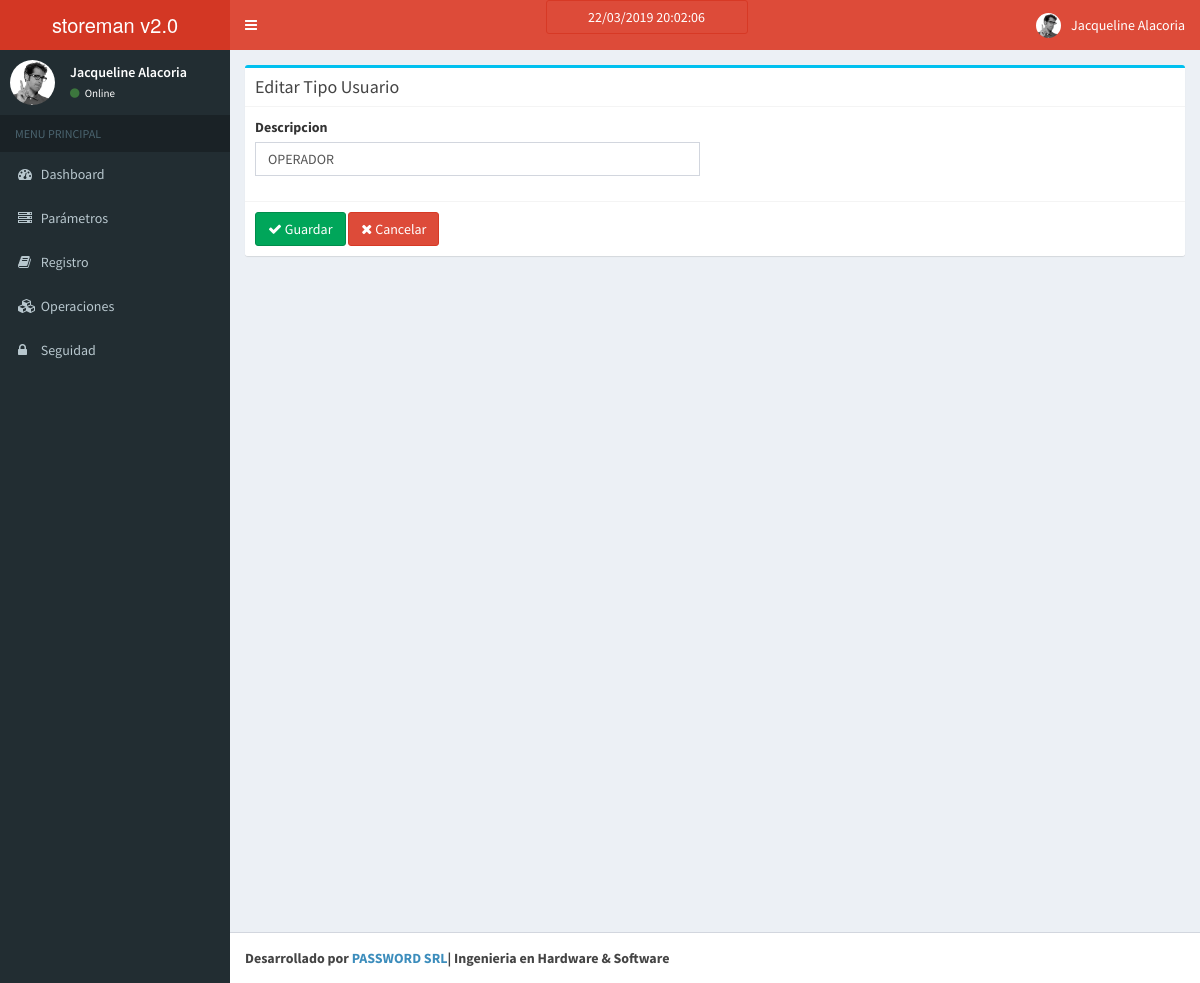
Before: /tipo_usuario/edit/2 with the older database file.
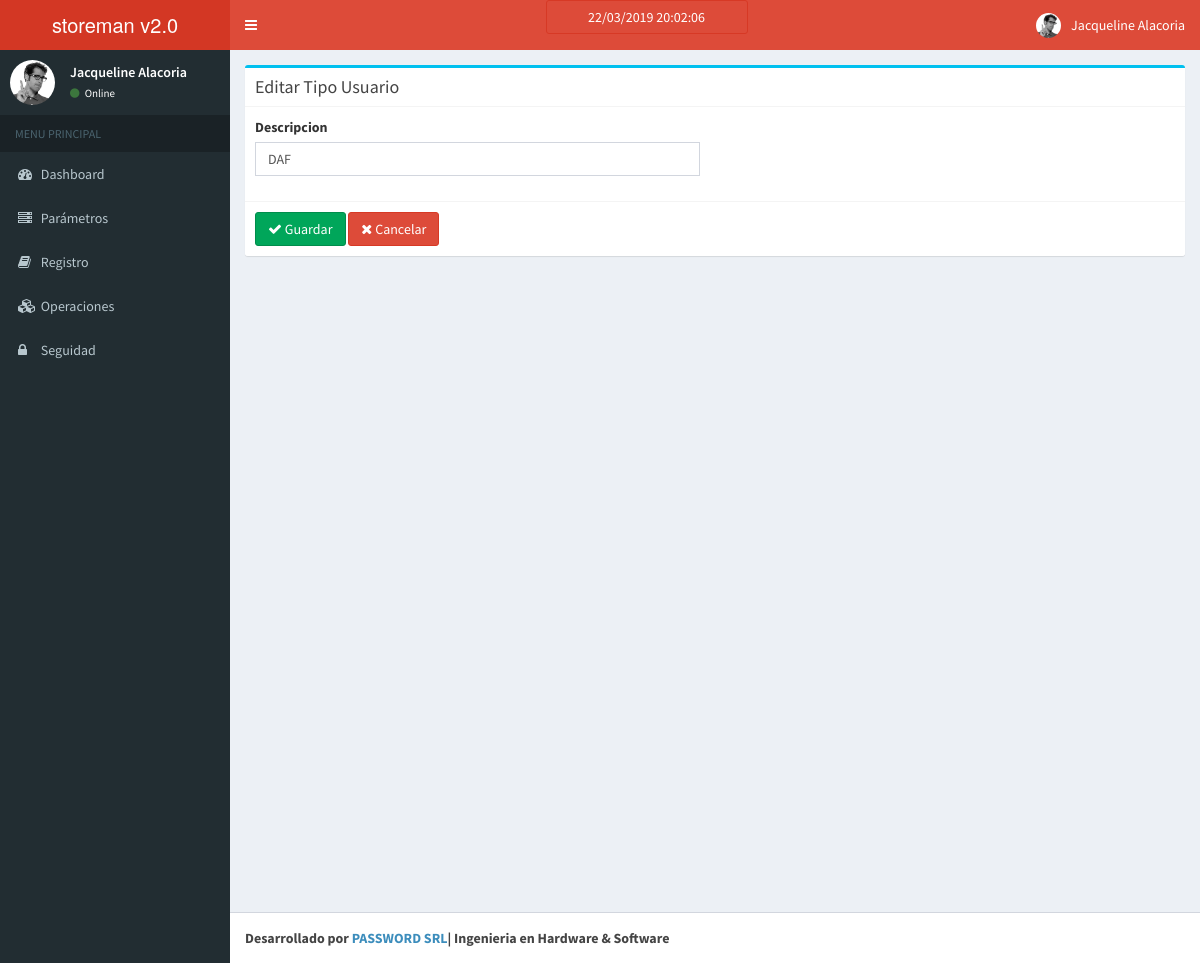
After: the same page with the newer database file.
### tables this page shows
CREATE TABLE `tipo_usuario` (
  `tipousuario_id` int(11) NOT NULL AUTO_INCREMENT,
  `tipousuario_descripcion` varchar(150) DEFAULT NULL,
  PRIMARY KEY (`tipousuario_id`),
  UNIQUE KEY `tipousuario_id` (`tipousuario_id`)
);

### application/controllers/Tipo_usuario.php (called while the page is built, shortened)
<?php
class Tipo_usuario extends CI_Controller{
    function __construct()
    {
        $this->load->model('Tipo_usuario_model');
    }
    function edit($tipousuario_id)
    {
        $data['tipo_usuario'] = $this->Tipo_usuario_model->get_tipo_usuario($tipousuario_id);
        if(isset($data['tipo_usuario']['tipousuario_id']))
        {
            if(isset($_POST) && count($_POST) > 0)
            {
                $params = array(
					'tipousuario_descripcion' => $this->input->post('tipousuario_descripcion'),
                );
                $this->Tipo_usuario_model->update_tipo_usuario($tipousuario_id,$params);
                redirect('tipo_usuario/index');
            }
            else
            {
                $data['_view'] = 'tipo_usuario/edit';
                $this->load->view('layouts/main',$data);
            }
        }
        else
            show_error('The tipo_usuario you are trying to edit does not exist.');
    }
}

### index.php (called while the page is built, shortened)
<?php
require_once BASEPATH.'core/CodeIgniter.php';

### application/models/Tipo_usuario_model.php (called while the page is built, shortened)
<?php
class Tipo_usuario_model extends CI_Model
{
    function get_tipo_usuario($tipousuario_id)
    {
        $tipo_usuario = $this->db->query("
            SELECT
                *
            FROM
                `tipo_usuario`
            WHERE
                `tipousuario_id` = ?
        ",array($tipousuario_id))->row_array();
        return $tipo_usuario;
    }
}

### application/views/tipo_usuario/edit.php (the view)
<div class="row">
    <div class="col-md-12">
      	<div class="box box-info">
            <div class="box-header with-border">
              	<h3 class="box-title">Editar Tipo Usuario</h3>
            </div>
			<?php echo form_open('tipo_usuario/edit/'.$tipo_usuario['tipousuario_id']); ?>
			<div class="box-body">
				<div class="row clearfix">
					<div class="col-md-6">
						<label for="tipousuario_descripcion" class="control-label">Descripcion</label>
						<div class="form-group">
							<input type="text" name="tipousuario_descripcion" onKeyUp="this.value = this.value.toUpperCase();" value="<?php echo ($this->input->post('tipousuario_descripcion') ? $this->input->post('tipousuario_descripcion') : $tipo_usuario['tipousuario_descripcion']); ?>" class="form-control" id="tipousuario_descripcion" required/>
						</div>
					</div>
				</div>
			</div>
			<div class="box-footer">
            	<button type="submit" class="btn btn-success">
                    <i class="fa fa-check"></i> Guardar
                </button>
                     <a href="<?php echo site_url('tipo_usuario'); ?>" class="btn btn-danger">
                                <i class="fa fa-times"></i> Cancelar</a>
	        </div>
			<?php echo form_close(); ?>
		</div>
    </div>
</div>

Changed rows visible on the page:
changed tipo_usuario: tipousuario_descripcion "OPERADOR" → "DAF"
